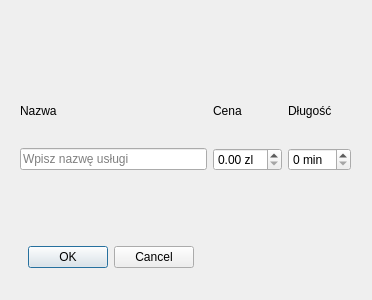
<?xml version="1.0" encoding="UTF-8"?>
<ui version="4.0">
 <class>AddServiceDialog</class>
 <widget class="QDialog" name="AddServiceDialog">
  <property name="geometry">
   <rect>
    <x>0</x>
    <y>0</y>
    <width>372</width>
    <height>300</height>
   </rect>
  </property>
  <property name="minimumSize">
   <size>
    <width>372</width>
    <height>300</height>
   </size>
  </property>
  <property name="maximumSize">
   <size>
    <width>372</width>
    <height>300</height>
   </size>
  </property>
  <property name="windowTitle">
   <string/>
  </property>
  <widget class="QDialogButtonBox" name="buttonBox">
   <property name="geometry">
    <rect>
     <x>20</x>
     <y>240</y>
     <width>174</width>
     <height>34</height>
    </rect>
   </property>
   <property name="standardButtons">
    <set>QDialogButtonBox::StandardButton::Cancel|QDialogButtonBox::StandardButton::Ok</set>
   </property>
  </widget>
  <widget class="QWidget" name="gridLayoutWidget">
   <property name="geometry">
    <rect>
     <x>20</x>
     <y>80</y>
     <width>331</width>
     <height>91</height>
    </rect>
   </property>
   <layout class="QGridLayout" name="gridLayout">
    <item row="2" column="1">
     <widget class="QDoubleSpinBox" name="ServicePrice">
      <property name="prefix">
       <string/>
      </property>
      <property name="suffix">
       <string> zl</string>
      </property>
     </widget>
    </item>
    <item row="2" column="2">
     <widget class="QSpinBox" name="ServiceDuration">
      <property name="suffix">
       <string> min</string>
      </property>
     </widget>
    </item>
    <item row="2" column="0">
     <widget class="QLineEdit" name="ServiceName">
      <property name="placeholderText">
       <string>Wpisz nazwę usługi</string>
      </property>
     </widget>
    </item>
    <item row="1" column="1">
     <widget class="QLabel" name="label_2">
      <property name="text">
       <string>Cena</string>
      </property>
     </widget>
    </item>
    <item row="1" column="2">
     <widget class="QLabel" name="label_3">
      <property name="text">
       <string>Długość</string>
      </property>
     </widget>
    </item>
    <item row="1" column="0">
     <widget class="QLabel" name="label">
      <property name="text">
       <string>Nazwa</string>
      </property>
     </widget>
    </item>
   </layout>
  </widget>
 </widget>
 <resources/>
 <connections/>
</ui>
